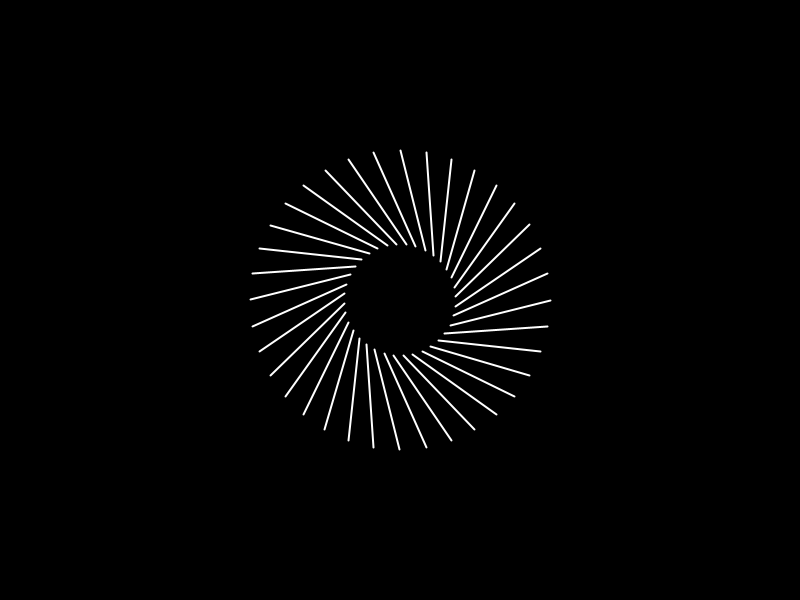
Frame 1 (no input)
Frame 60 (the mouse pressed at the canvas centre just before this capture): identical to frame 1, image omitted
Frame 120 (the mouse held since frame 60 and released just before this capture): identical to frame 1, image omitted

The Processing sketch that drew this single still picture (run headless with seeded random() and noise(); from frame 60 on, the mouse is pressed at the canvas centre):

// Processing sketch: tacky_sun
// ── tacky_sun.pde
void setup() {
  size(800, 600);
}

void draw() {
  background(0);
  drawCircle();
}

void drawCircle() {
  for (float angle = 0; angle < 360; angle = angle + 10) {
    pushMatrix();
    translate(width / 2, height / 2);
    rotate(radians(angle));
    drawLine(50, 150);
    popMatrix();
  }
}

void drawLine(float r1, float r2) {
  stroke(255);
  strokeWeight(2);
  line(r1, 25, r2, 0);
}
